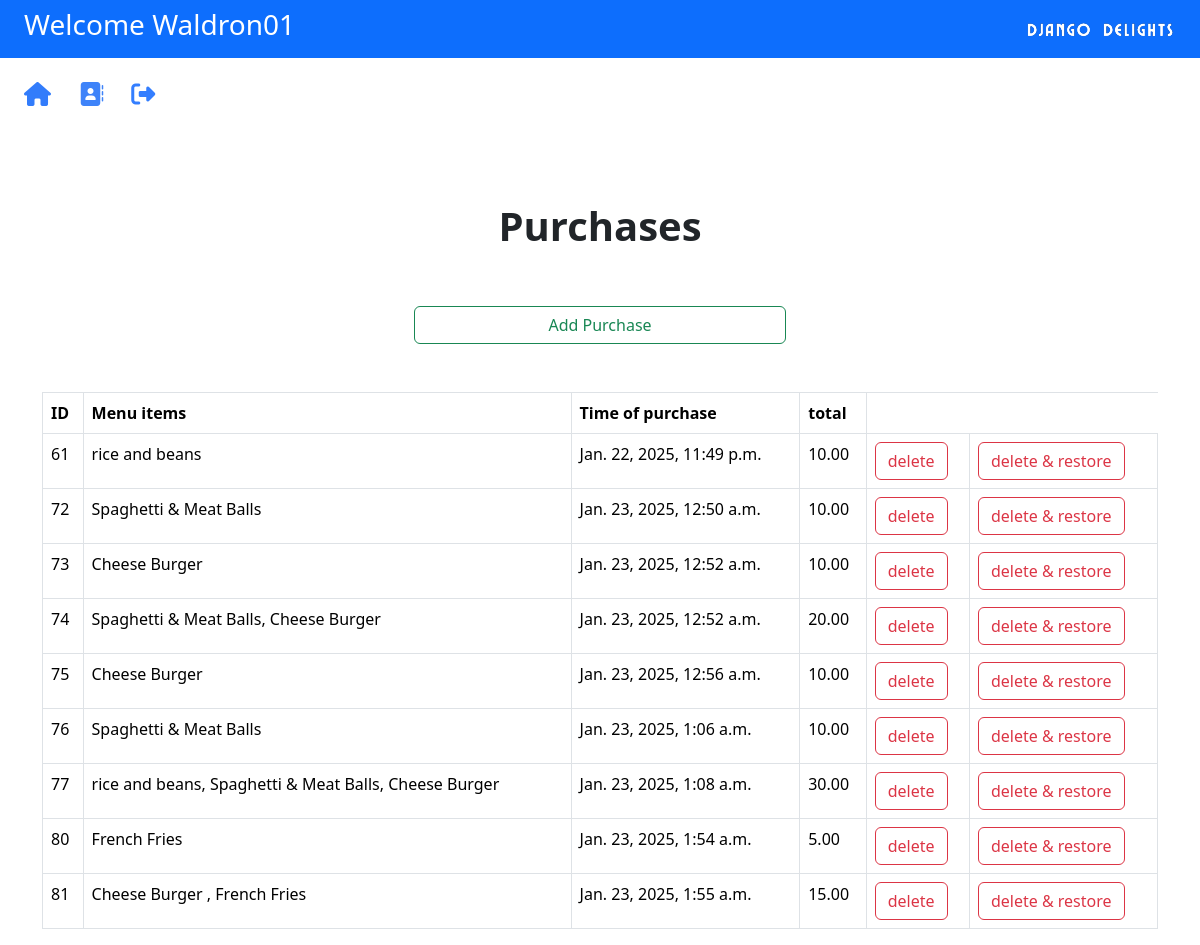
Page /inventory/purchases/ (signed in) on the committed database.
### inventory/models.py (models this page shows)
class Purchase(models.Model):
    menu_items = models.ManyToManyField(MenuItem)
    time_of_purchase = models.DateTimeField(default=datetime.now)
    total = MoneyField(max_digits=14,decimal_places=2 ,default_currency='USD', default=0)
    class Meta:
        ordering = ['time_of_purchase']

class MenuItem(models.Model):
    name = models.CharField(max_length=200)
    price = MoneyField(max_digits=14,decimal_places=2 ,default_currency='USD', default=0)
    recipeRequirements = JSONField(schema={
        "type": "array",
        "items": {
            "type": "object",
            "properties": {
                "ingredient": {"type": "string"},
                "quantity": {"type": "number"},
                "unit_of_measurement": {"type": "string"}
            }
        }
    })
    def __str__(self):
        return self.name

### inventory/views.py (the view)
# urls.py: path("purchases/", views.PurchaseListView.as_view(), name='purchases'),
class PurchaseListView(LoginRequiredMixin, ListView):
    model = Purchase
    template_name = "inventory/purchases.html"

### inventory/templatetags/filters.py (called while the page is built)
@register.filter
def list_items(value):
    print(value)
    string = ""
    print(list(Purchase.objects.get(pk=value).menu_items.all()))
    for item in list(Purchase.objects.get(pk=value).menu_items.all()):
        string += ((str(item)) + ", ")
    new_string = string[:-2]
    return new_string

### inventory/templates/inventory/purchases.html
{% extends "inventory/base.html" %}
{% load static %}
{% load filters %}
{% block content %}
<div class="container">
  <div class="container d-flex justify-content-center allign-items-center vstack col-md-4 padding-0 mx-auto g-0 pb-5">
    <h1 class="text-center py-5 fw-bold">Purchases</h1>
    <button onclick="window.location.href='{% url '/addpurchase/' %}'" class="btn btn-outline-success">Add Purchase</a>
 </div>
  <table class="table table-hover table-bordered">
    <tr>
        <th>ID</th>
        <th>Menu items</th>
        <th>Time of purchase</th>
        <th>total</th>
    </tr>
    {% for object in object_list %}
    <tr>
        <td>{{ object.id }}</td>
        <td>{{ object.pk|list_items }}</td>
        <td>{{object.time_of_purchase}}</td>
        <td>{{object.total}}</td>
        <td><button onclick="window.location.href='{% url '/deletepurchase/' object.pk %}'" class="btn btn-outline-danger">delete</a></td>
        <td><button onclick="window.location.href='{% url '/deleteandrestorepurchase/' object.pk %}'" class="btn btn-outline-danger">delete & restore</a></td>
    </tr>
    {% endfor %}
  </table>
</div>
{% endblock %}

### inventory/templates/inventory/base.html (shortened to what this page needs)
{% load static %}
<!DOCTYPE html>
<head>
    <link href="https://cdn.jsdelivr.net/npm/bootstrap@5.3.3/dist/css/bootstrap.min.css" rel="stylesheet">
    <link rel="stylesheet" href="https://cdnjs.cloudflare.com/ajax/libs/animate.css/4.1.1/animate.min.css">
</head>
<body>
    <nav class="navbar navbar-dark bg-primary">
        <h3 class="text-white ps-4">Welcome {{ user.username }}</h3>
        <a href="{% url 'home' %}"><img src="{% static 'DDlogo2.png' %}"></a>
    </nav>
    <div class="pt-4 pb-5">
        <a href="{% url 'home' %}" class="ps-4"><i class="fa-solid fa-house fa-xl" style="color: #327cfb;"></i></a>
        <a href="{% url 'contact' %}" class="ps-4"><i class="fa-solid fa-address-book fa-xl" style="color: #3e83f9;"></i></a>
        <a href="{% url 'logout' %}" class="ps-4"><i class="fa-solid fa-right-from-bracket fa-xl" style="color: #337eff;"></i></a>
    </div>
     {% block content %}
     {% endblock %}
</body>

### rows in the picture
Purchase: id "61", pk|list_items "rice and beans", time_of_purchase "Jan. 22, 2025, 11:49 p.m.", total "10.00"
Purchase: id "72", pk|list_items "Spaghetti & Meat Balls", time_of_purchase "Jan. 23, 2025, 12:50 a.m.", total "10.00"
Purchase: id "73", pk|list_items "Cheese Burger", time_of_purchase "Jan. 23, 2025, 12:52 a.m.", total "10.00"
Purchase: id "74", pk|list_items "Spaghetti & Meat Balls, Cheese Burger", time_of_purchase "Jan. 23, 2025, 12:52 a.m.", total "20.00"
Purchase: id "75", pk|list_items "Cheese Burger", time_of_purchase "Jan. 23, 2025, 12:56 a.m.", total "10.00"
Purchase: id "76", pk|list_items "Spaghetti & Meat Balls", time_of_purchase "Jan. 23, 2025, 1:06 a.m.", total "10.00"
Purchase: id "77", pk|list_items "rice and beans, Spaghetti & Meat Balls, Cheese Burger", time_of_purchase "Jan. 23, 2025, 1:08 a.m.", total "30.00"
Purchase: id "80", pk|list_items "French Fries", time_of_purchase "Jan. 23, 2025, 1:54 a.m.", total "5.00"
Purchase: id "81", pk|list_items "Cheese Burger , French Fries", time_of_purchase "Jan. 23, 2025, 1:55 a.m.", total "15.00"

### other values in the picture
{{ user.username }} "Waldron01"
